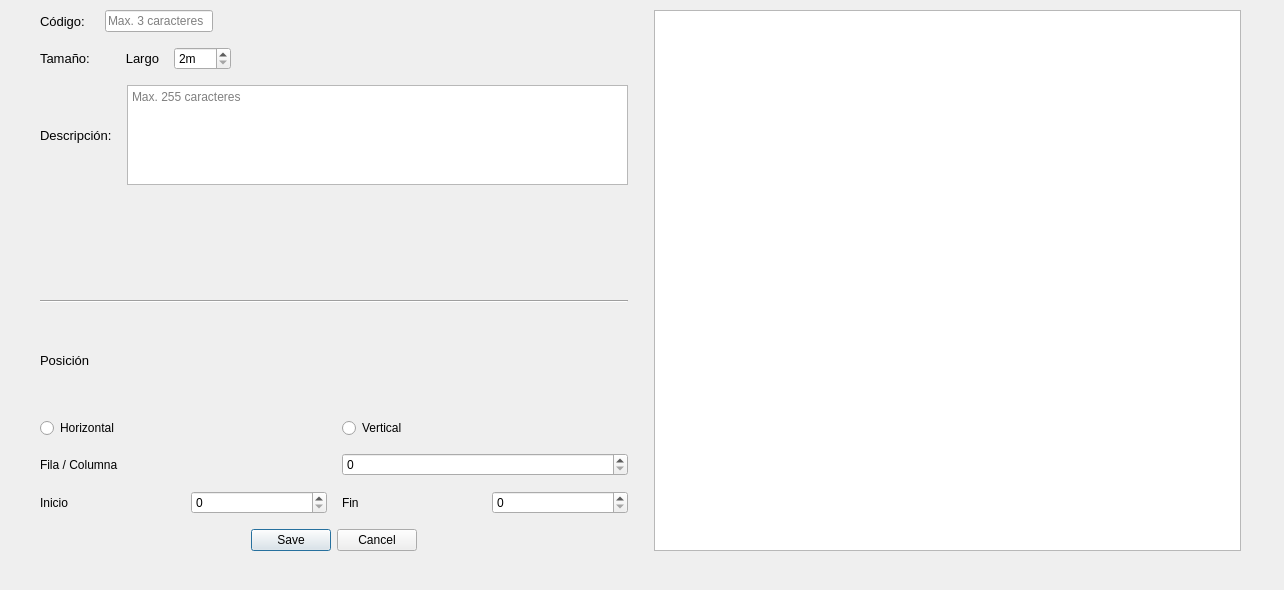
<?xml version="1.0" encoding="UTF-8"?>
<ui version="4.0">
 <class>Dialog</class>
 <widget class="QDialog" name="Dialog">
  <property name="geometry">
   <rect>
    <x>0</x>
    <y>0</y>
    <width>1284</width>
    <height>590</height>
   </rect>
  </property>
  <property name="windowTitle">
   <string>Dialog</string>
  </property>
  <property name="inputMethodHints">
   <set>Qt::ImhFormattedNumbersOnly</set>
  </property>
  <widget class="QWidget" name="horizontalLayoutWidget">
   <property name="geometry">
    <rect>
     <x>40</x>
     <y>10</y>
     <width>1201</width>
     <height>541</height>
    </rect>
   </property>
   <layout class="QHBoxLayout" name="horizontalLayout_4">
    <item>
     <layout class="QVBoxLayout" name="verticalLayout_2">
      <property name="spacing">
       <number>15</number>
      </property>
      <property name="sizeConstraint">
       <enum>QLayout::SetDefaultConstraint</enum>
      </property>
      <item>
       <layout class="QHBoxLayout" name="horizontalLayout">
        <property name="sizeConstraint">
         <enum>QLayout::SetDefaultConstraint</enum>
        </property>
        <item>
         <widget class="QLabel" name="label">
          <property name="sizePolicy">
           <sizepolicy hsizetype="Maximum" vsizetype="Preferred">
            <horstretch>0</horstretch>
            <verstretch>0</verstretch>
           </sizepolicy>
          </property>
          <property name="minimumSize">
           <size>
            <width>50</width>
            <height>0</height>
           </size>
          </property>
          <property name="maximumSize">
           <size>
            <width>50</width>
            <height>16777215</height>
           </size>
          </property>
          <property name="font">
           <font>
            <pointsize>10</pointsize>
           </font>
          </property>
          <property name="text">
           <string>Código:</string>
          </property>
         </widget>
        </item>
        <item>
         <widget class="QLineEdit" name="textName">
          <property name="sizePolicy">
           <sizepolicy hsizetype="Minimum" vsizetype="Fixed">
            <horstretch>0</horstretch>
            <verstretch>0</verstretch>
           </sizepolicy>
          </property>
          <property name="maximumSize">
           <size>
            <width>150</width>
            <height>16777215</height>
           </size>
          </property>
          <property name="inputMethodHints">
           <set>Qt::ImhNone</set>
          </property>
          <property name="maxLength">
           <number>3</number>
          </property>
          <property name="cursorPosition">
           <number>0</number>
          </property>
          <property name="placeholderText">
           <string>Max. 3 caracteres</string>
          </property>
         </widget>
        </item>
        <item>
         <spacer name="horizontalSpacer">
          <property name="orientation">
           <enum>Qt::Horizontal</enum>
          </property>
          <property name="sizeHint" stdset="0">
           <size>
            <width>40</width>
            <height>20</height>
           </size>
          </property>
         </spacer>
        </item>
       </layout>
      </item>
      <item>
       <layout class="QHBoxLayout" name="horizontalLayout_2">
        <item>
         <widget class="QLabel" name="label_2">
          <property name="maximumSize">
           <size>
            <width>100</width>
            <height>16777215</height>
           </size>
          </property>
          <property name="font">
           <font>
            <pointsize>10</pointsize>
           </font>
          </property>
          <property name="text">
           <string>Tamaño:</string>
          </property>
         </widget>
        </item>
        <item>
         <spacer name="horizontalSpacer_3">
          <property name="orientation">
           <enum>Qt::Horizontal</enum>
          </property>
          <property name="sizeType">
           <enum>QSizePolicy::Maximum</enum>
          </property>
          <property name="sizeHint" stdset="0">
           <size>
            <width>20</width>
            <height>20</height>
           </size>
          </property>
         </spacer>
        </item>
        <item>
         <widget class="QLabel" name="label_6">
          <property name="maximumSize">
           <size>
            <width>50</width>
            <height>16777215</height>
           </size>
          </property>
          <property name="font">
           <font>
            <pointsize>10</pointsize>
           </font>
          </property>
          <property name="text">
           <string>Largo</string>
          </property>
          <property name="alignment">
           <set>Qt::AlignRight|Qt::AlignTrailing|Qt::AlignVCenter</set>
          </property>
         </widget>
        </item>
        <item>
         <widget class="QSpinBox" name="spinMeters1">
          <property name="keyboardTracking">
           <bool>false</bool>
          </property>
          <property name="showGroupSeparator" stdset="0">
           <bool>false</bool>
          </property>
          <property name="suffix">
           <string>m</string>
          </property>
          <property name="minimum">
           <number>2</number>
          </property>
          <property name="maximum">
           <number>100</number>
          </property>
         </widget>
        </item>
        <item>
         <spacer name="horizontalSpacer_2">
          <property name="orientation">
           <enum>Qt::Horizontal</enum>
          </property>
          <property name="sizeHint" stdset="0">
           <size>
            <width>40</width>
            <height>20</height>
           </size>
          </property>
         </spacer>
        </item>
       </layout>
      </item>
      <item>
       <layout class="QHBoxLayout" name="horizontalLayout_3">
        <item>
         <widget class="QLabel" name="label_4">
          <property name="font">
           <font>
            <pointsize>10</pointsize>
           </font>
          </property>
          <property name="text">
           <string>Descripción:</string>
          </property>
         </widget>
        </item>
        <item>
         <widget class="QPlainTextEdit" name="etDescription">
          <property name="maximumSize">
           <size>
            <width>16777215</width>
            <height>100</height>
           </size>
          </property>
          <property name="placeholderText">
           <string>Max. 255 caracteres</string>
          </property>
         </widget>
        </item>
       </layout>
      </item>
      <item>
       <widget class="QLabel" name="label_5">
        <property name="font">
         <font>
          <pointsize>20</pointsize>
          <weight>75</weight>
          <bold>true</bold>
         </font>
        </property>
        <property name="text">
         <string/>
        </property>
        <property name="alignment">
         <set>Qt::AlignCenter</set>
        </property>
        <property name="textInteractionFlags">
         <set>Qt::NoTextInteraction</set>
        </property>
       </widget>
      </item>
      <item>
       <widget class="Line" name="line">
        <property name="orientation">
         <enum>Qt::Horizontal</enum>
        </property>
       </widget>
      </item>
      <item>
       <widget class="QLabel" name="label_3">
        <property name="font">
         <font>
          <pointsize>10</pointsize>
         </font>
        </property>
        <property name="text">
         <string>Posición</string>
        </property>
       </widget>
      </item>
      <item>
       <layout class="QHBoxLayout" name="horizontalLayout_10">
        <item>
         <widget class="QRadioButton" name="radioButton_2">
          <property name="text">
           <string>Horizontal</string>
          </property>
         </widget>
        </item>
        <item>
         <widget class="QRadioButton" name="radioButton">
          <property name="text">
           <string>Vertical</string>
          </property>
         </widget>
        </item>
       </layout>
      </item>
      <item>
       <layout class="QHBoxLayout" name="horizontalLayout_12">
        <item>
         <widget class="QLabel" name="label_9">
          <property name="text">
           <string>Fila / Columna</string>
          </property>
         </widget>
        </item>
        <item>
         <widget class="QSpinBox" name="spinBox_3"/>
        </item>
       </layout>
      </item>
      <item>
       <layout class="QHBoxLayout" name="horizontalLayout_9">
        <item>
         <widget class="QLabel" name="label_7">
          <property name="text">
           <string>Inicio</string>
          </property>
         </widget>
        </item>
        <item>
         <widget class="QSpinBox" name="spinBox_2"/>
        </item>
        <item>
         <widget class="QLabel" name="label_8">
          <property name="text">
           <string>Fin</string>
          </property>
         </widget>
        </item>
        <item>
         <widget class="QSpinBox" name="spinBox"/>
        </item>
       </layout>
      </item>
      <item>
       <widget class="QDialogButtonBox" name="buttonBox">
        <property name="orientation">
         <enum>Qt::Horizontal</enum>
        </property>
        <property name="standardButtons">
         <set>QDialogButtonBox::Cancel|QDialogButtonBox::Save</set>
        </property>
        <property name="centerButtons">
         <bool>true</bool>
        </property>
       </widget>
      </item>
     </layout>
    </item>
    <item>
     <spacer name="horizontalSpacer_4">
      <property name="orientation">
       <enum>Qt::Horizontal</enum>
      </property>
      <property name="sizeType">
       <enum>QSizePolicy::Minimum</enum>
      </property>
      <property name="sizeHint" stdset="0">
       <size>
        <width>20</width>
        <height>20</height>
       </size>
      </property>
     </spacer>
    </item>
    <item>
     <widget class="QTableWidget" name="tableWidget"/>
    </item>
   </layout>
  </widget>
 </widget>
 <resources/>
 <connections/>
</ui>
